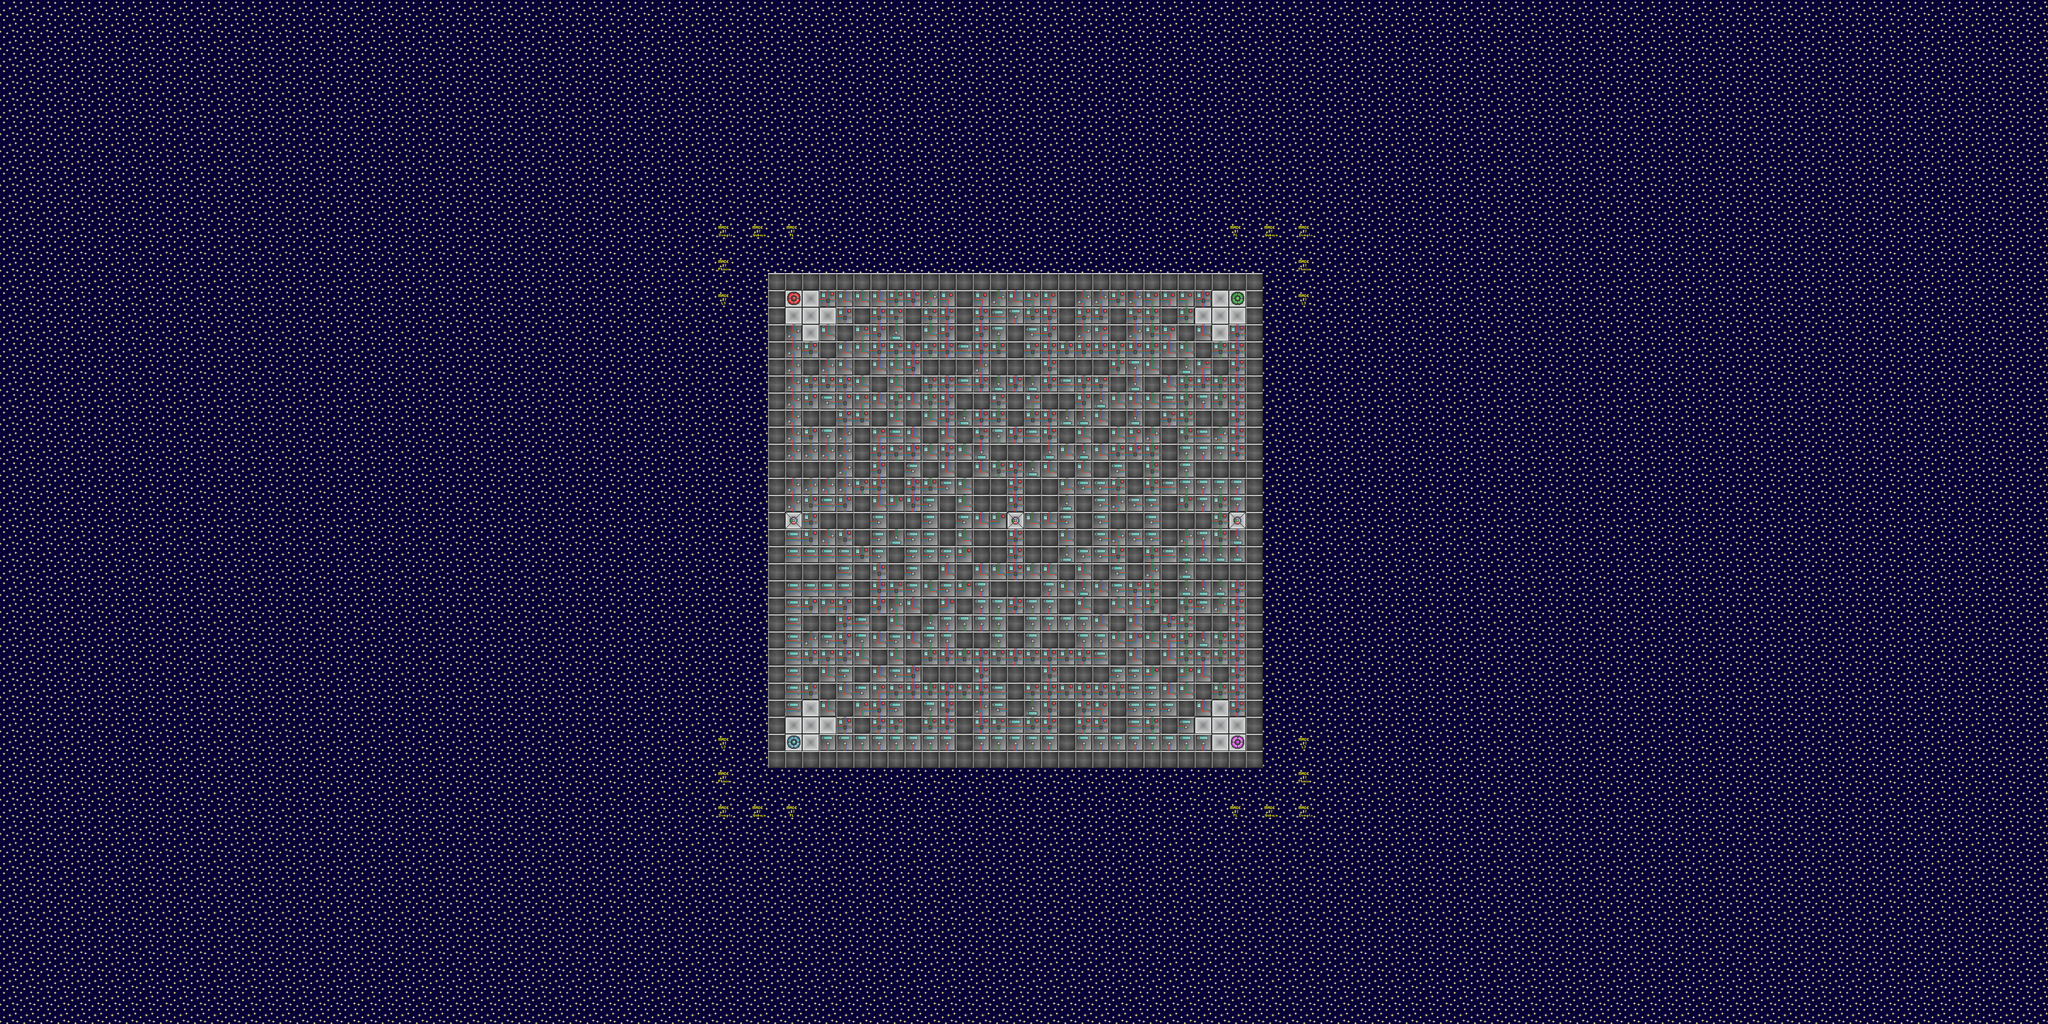

This is a level from a 2D game, rendered from its Tiled map with the project's own tilesets. A one-line summary and the map file follow, with tile-layer data summarised:
An orthogonal 120x60 tile map with 32x32 px tiles, 4 tile layers (Floor, Blocks, Items, Bombs).

<map version="1.0" orientation="orthogonal" renderorder="right-down" width="120" height="60" tilewidth="32" tileheight="32" nextobjectid="1">
 <tileset firstgid="1" name="Map Tiles" tilewidth="32" tileheight="32" tilecount="32" columns="4">
  <image source="../blocks/map_tiles.png" width="128" height="256" />
  <tile id="0">
   <properties>
    <property name="" value="" />
   </properties>
  </tile>
  <tile id="1">
   <properties>
    <property name="deadly" value="" />
    <property name="undestructable" value="" />
   </properties>
  </tile>
  <tile id="2">
   <properties>
    <property name="" value="" />
    <property name="blocked" value="" />
   </properties>
  </tile>
  <tile id="3">
   <properties>
    <property name="blocked" value="" />
    <property name="ghost-blocked" value="" />
    <property name="undestructable" value="" />
   </properties>
  </tile>
  <tile id="4">
   <properties>
    <property name="" value="" />
    <property name="blocked" value="" />
   </properties>
  </tile>
  <tile id="5">
   <properties>
    <property name="" value="" />
    <property name="blocked" value="" />
   </properties>
  </tile>
  <tile id="6">
   <properties>
    <property name="" value="" />
    <property name="blocked" value="" />
   </properties>
  </tile>
  <tile id="7">
   <properties>
    <property name="" value="" />
    <property name="blocked" value="" />
   </properties>
  </tile>
  <tile id="8">
   <properties>
    <property name="Spawn-P2" value="" />
   </properties>
  </tile>
  <tile id="9">
   <properties>
    <property name="Spawn-P3" value="" />
   </properties>
  </tile>
  <tile id="10">
   <properties>
    <property name="Spawn-P4" value="" />
   </properties>
  </tile>
  <tile id="11">
   <properties>
    <property name="Spawn-P1" value="" />
   </properties>
  </tile>
  <tile id="12">
   <properties>
    <property name="" value="" />
    <property name="blocked" value="" />
   </properties>
  </tile>
  <tile id="13">
   <properties>
    <property name="" value="" />
    <property name="blocked" value="" />
   </properties>
  </tile>
  <tile id="14">
   <properties>
    <property name="" value="" />
    <property name="blocked" value="" />
   </properties>
  </tile>
  <tile id="15">
   <properties>
    <property name="blocked" value="" />
    <property name="undestructable" value="" />
   </properties>
  </tile>
  <tile id="16">
   <properties>
    <property name="" value="" />
    <property name="blocked" value="" />
   </properties>
  </tile>
  <tile id="17">
   <properties>
    <property name="" value="" />
    <property name="blocked" value="" />
   </properties>
  </tile>
  <tile id="18">
   <properties>
    <property name="" value="" />
    <property name="blocked" value="" />
   </properties>
  </tile>
  <tile id="19">
   <properties>
    <property name="" value="" />
    <property name="blocked" value="" />
   </properties>
  </tile>
  <tile id="20">
   <properties>
    <property name="" value="" />
    <property name="blocked" value="" />
   </properties>
  </tile>
  <tile id="21">
   <properties>
    <property name="" value="" />
    <property name="blocked" value="" />
   </properties>
  </tile>
  <tile id="22">
   <properties>
    <property name="" value="" />
    <property name="blocked" value="" />
   </properties>
  </tile>
  <tile id="23">
   <properties>
    <property name="" value="" />
    <property name="blocked" value="" />
   </properties>
  </tile>
  <tile id="24">
   <properties>
    <property name="Item-Spawner" value="" />
   </properties>
  </tile>
  <tile id="25">
   <properties>
    <property name="deadly" value="" />
    <property name="undestructable" value="" />
   </properties>
  </tile>
  <tile id="26">
   <properties>
    <property name="deadly" value="" />
    <property name="undestructable" value="" />
   </properties>
  </tile>
  <tile id="27">
   <properties>
    <property name="deadly" value="" />
    <property name="undestructable" value="" />
   </properties>
  </tile>
  <tile id="28">
   <properties>
    <property name="deadly" value="" />
    <property name="undestructable" value="" />
   </properties>
  </tile>
  <tile id="29">
   <properties>
    <property name="deadly" value="" />
    <property name="undestructable" value="" />
   </properties>
  </tile>
 </tileset>
 <layer name="Floor" width="120" height="60">
  <data>[7200 cells, 841 non-empty, 6 distinct tile ids]</data>
 </layer>
 <layer name="Blocks" width="120" height="60">
  <data>[7200 cells, 7105 non-empty, 23 distinct tile ids]</data>
 </layer>
 <layer name="Items" width="120" height="60">
  <data>[7200 cells, 71 non-empty, 7 distinct tile ids]</data>
 </layer>
 <layer name="Bombs" width="120" height="60">
  <data>[7200 cells, 0 non-empty, 0 distinct tile ids]</data>
 </layer>
</map>
